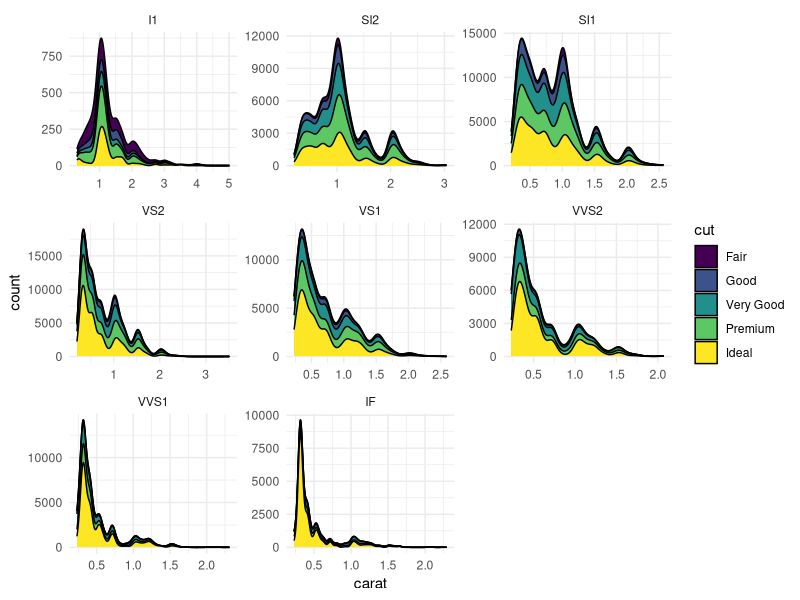

Recreate this plot in R.
## ---- chunk 1
library(ggplot2)
ggplot(data = diamonds, aes(x=carat, y=stat(count)))+
  geom_density(aes(fill=cut), position = "stack")+
  facet_wrap(~clarity, scales = "free")+
  theme_minimal()
  
